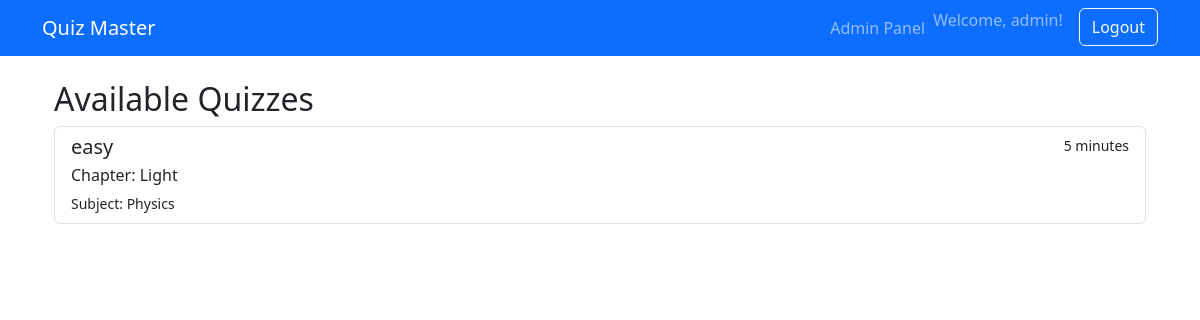
Page /quizzes (signed in) on the committed database.
### app/models.py (models this page shows)
class User(db.Model, UserMixin):
    id = db.Column(db.Integer, primary_key=True)
    username = db.Column(db.String(100), unique=True, nullable=False)
    email = db.Column(db.String(150), unique=True, nullable=False)
    password = db.Column(db.String(200), nullable=False)
    full_name = db.Column(db.String(150), nullable=True)
    qualification = db.Column(db.String(100))
    dob = db.Column(db.Date)
    is_admin = db.Column(db.Boolean, default=False)
    scores = db.relationship('Score', back_populates='user', cascade='all, delete-orphan')
    def is_administrator(self):
        return self.is_admin

class Quiz(db.Model):
    id = db.Column(db.Integer, primary_key=True)
    name = db.Column(db.String(100), nullable=False)
    chapter_id = db.Column(db.Integer, db.ForeignKey('chapter.id', ondelete='CASCADE'), nullable=False)
    date_of_quiz = db.Column(db.DateTime)
    time_duration = db.Column(db.String(10))
    chapter = db.relationship('Chapter', back_populates='quizzes')
    questions = db.relationship('Question', back_populates='quiz', cascade='all, delete-orphan')
    scores = db.relationship('Score', back_populates='quiz', cascade='all, delete-orphan')

class Chapter(db.Model):
    id = db.Column(db.Integer, primary_key=True)
    name = db.Column(db.String(100), nullable=False)
    subject_id = db.Column(db.Integer, db.ForeignKey('subject.id', ondelete='CASCADE'), nullable=False)
    description = db.Column(db.Text)
    subject = db.relationship('Subject', back_populates='chapters')
    quizzes = db.relationship('Quiz', back_populates='chapter', cascade='all, delete-orphan')

class Subject(db.Model):
    id = db.Column(db.Integer, primary_key=True)
    name = db.Column(db.String(100), unique=True, nullable=False)
    description = db.Column(db.Text)
    chapters = db.relationship('Chapter', back_populates='subject', cascade='all, delete-orphan')

### app/routes.py (the view)
@main.route('/quizzes')
@login_required
def quizzes():
    quizzes = Quiz.query.options(
        joinedload(Quiz.chapter).joinedload(Chapter.subject)
    ).all()
    return render_template('quizzes.html', quizzes=quizzes)

### app/routes.py (called while the page is built)
@login_manager.user_loader
def load_user(user_id):
    return User.query.get(int(user_id))

### app/templates/quizzes.html
{% extends "base.html" %}
{% block content %}
<div class="container mt-4">
    <h2>Available Quizzes</h2>
    <div class="list-group">
        {% for quiz in quizzes %}
        <a href="#" class="list-group-item list-group-item-action">
            <div class="d-flex w-100 justify-content-between">
                <h5 class="mb-1">{{ quiz.name }}</h5>
                <small>{{ quiz.time_duration }} minutes</small>
            </div>
            <p class="mb-1">Chapter: {{ quiz.chapter.name }}</p>
            <small>Subject: {{ quiz.chapter.subject.name }}</small>
        </a>
        {% endfor %}
    </div>
</div>
{% endblock %}

### app/templates/base.html (shortened to what this page needs)
<!DOCTYPE html>
<html>
<head>
    <link rel="stylesheet" href="https://cdn.jsdelivr.net/npm/bootstrap@5.3.0/dist/css/bootstrap.min.css">
</head>
<body>
    <nav class="navbar navbar-expand-lg navbar-dark bg-primary">
        <div class="container">
            <a class="navbar-brand" href="{{ url_for('main.dashboard') }}">Quiz Master</a>
            <div class="collapse navbar-collapse" id="navbarNav">
                <ul class="navbar-nav ms-auto">
                    {% if current_user.is_authenticated %}
                        {% if current_user.is_administrator() %}
                        <li class="nav-item">
                            <a class="nav-link" href="{{ url_for('admin.admin_dashboard') }}">Admin Panel</a>
                        </li>
                        {% endif %}
                        <li class="nav-item">
                            <span class="navbar-text me-3">Welcome, {{ current_user.username }}!</span>
                        </li>
                        <li class="nav-item">
                            <a class="btn btn-outline-light" href="{{ url_for('main.logout') }}">Logout</a>
                        </li>
                    {% endif %}
                </ul>
            </div>
        </div>
    </nav>
    <div class="container mt-4">
        {% block content %}{% endblock %}
    </div>
</body>
</html>

### rows in the picture
User: username "admin"
Quiz: name "easy", time_duration "5", chapter.name "Light", chapter.subject.name "Physics"
